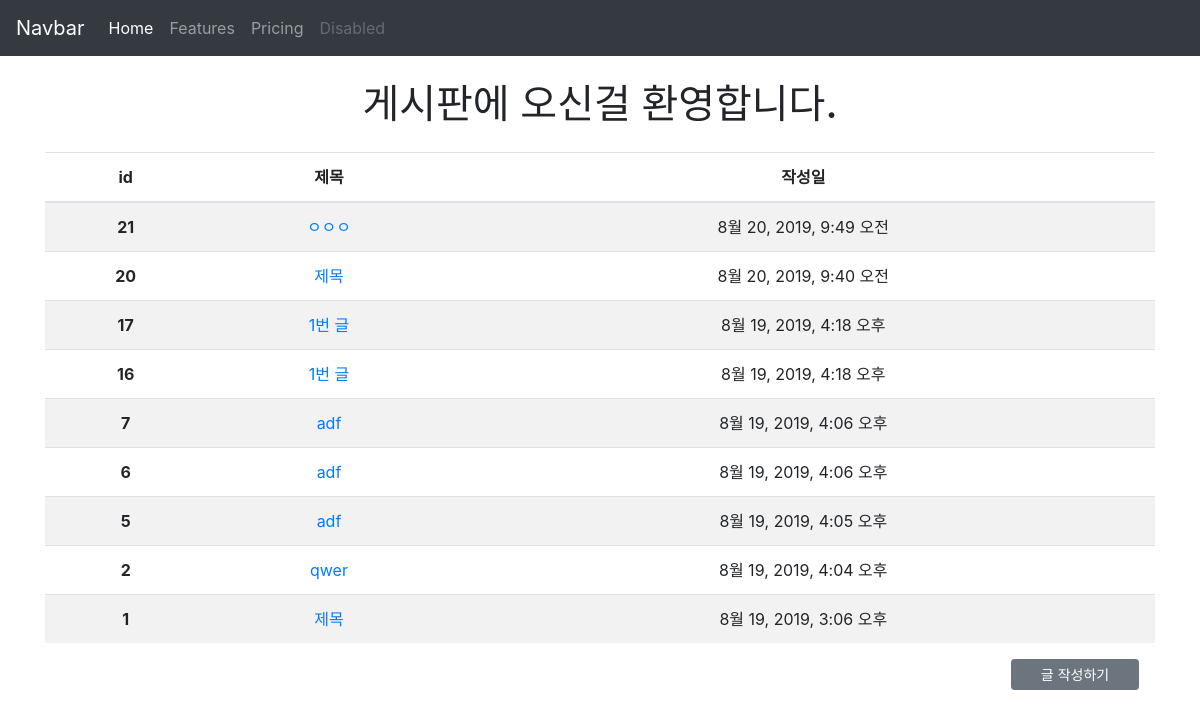
/articles/, run on an earlier commit of the app's database.
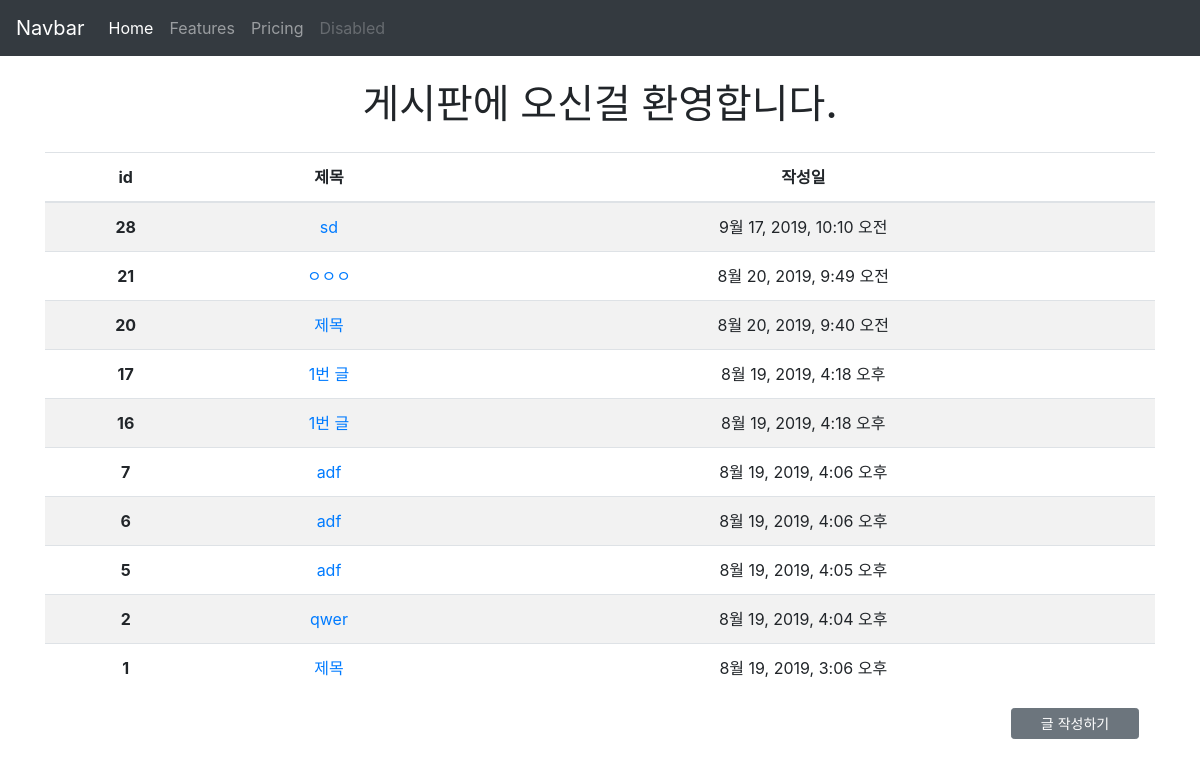
And on a later commit of the database.
### articles/models.py (models this page shows, shortened)
class Article(models.Model):
    title = models.CharField(max_length=10)
    content = models.TextField()
    created_at = models.DateTimeField(auto_now_add=True)
    updated_at = models.DateTimeField(auto_now=True)

### articles/views.py (the view)
# urls.py: path('', views.index, name='index'),
def index(request):
    articles = Article.objects.order_by('-id')
    context = {
        'articles': articles
    }
    return render(request, 'articles/index.html', context)

### articles/templates/articles/index.html
{% extends 'articles/base.html' %}
{% block body %}
<h1 class="my-4 text-center">게시판에 오신걸 환영합니다.</h1>
<table class="mt-3 table table-striped text-center">
    <thead>
      <tr>
        <th scope="col">id</th>
        <th scope="col">제목</th>
        <th scope="col">작성일</th>
      </tr>
    </thead>
    <tbody>
      {% for article in articles %}
      <tr>
        <th scope="row">{{ article.id }}</th>
        <td><a href="{% url 'articles:detail' article.pk %}">{{ article.title }}</a></td>
        <td>{{ article.created_at }}</td>
      </tr>
      {% endfor %}
    </tbody>
  </table>
  <a class="d-block mt-3 mr-3 ml-auto btn btn-secondary btn-sm mb-3" style="width:8rem;" href="{% url 'articles:create' %}">글 작성하기</a>
{% endblock %}

### articles/templates/articles/base.html (shortened to what this page needs)
<!DOCTYPE html>
<html lang="ko">
<head>
  <link rel="stylesheet" href="https://stackpath.bootstrapcdn.com/bootstrap/4.3.1/css/bootstrap.min.css"
>
</head>
<body>
  <nav class="navbar navbar-expand-lg navbar-dark bg-dark">
    <a class="navbar-brand" href="/articles/">Navbar</a>
    <div class="collapse navbar-collapse" id="navbarNavAltMarkup">
      <div class="navbar-nav">
        <a class="nav-item nav-link active" href="#">Home <span class="sr-only">(current)</span></a>
        <a class="nav-item nav-link" href="#">Features</a>
        <a class="nav-item nav-link" href="#">Pricing</a>
        <a class="nav-item nav-link disabled" href="#" tabindex="-1" aria-disabled="true">Disabled</a>
      </div>
    </div>
  </nav>
  <div class="container">
    {% block body %}
    {% endblock %}
  </div>
</body>
</html>

What changed in the data, as far as the page shows it:
added Article: id "28", title "sd", created_at "9월 17, 2019, 10:10 오전"
